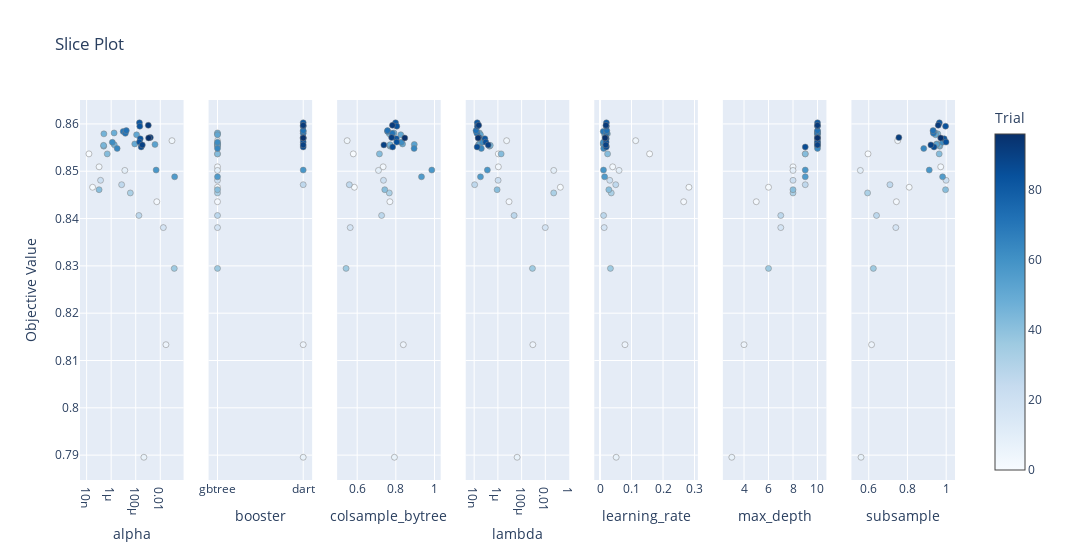

Here is the notebook cell this chart was saved with:
### Code cell
optuna.visualization.plot_slice(study_xg_bal, params=['booster', 'lambda', 'alpha', 'subsample', 'colsample_bytree', 'max_depth', 'learning_rate'])
